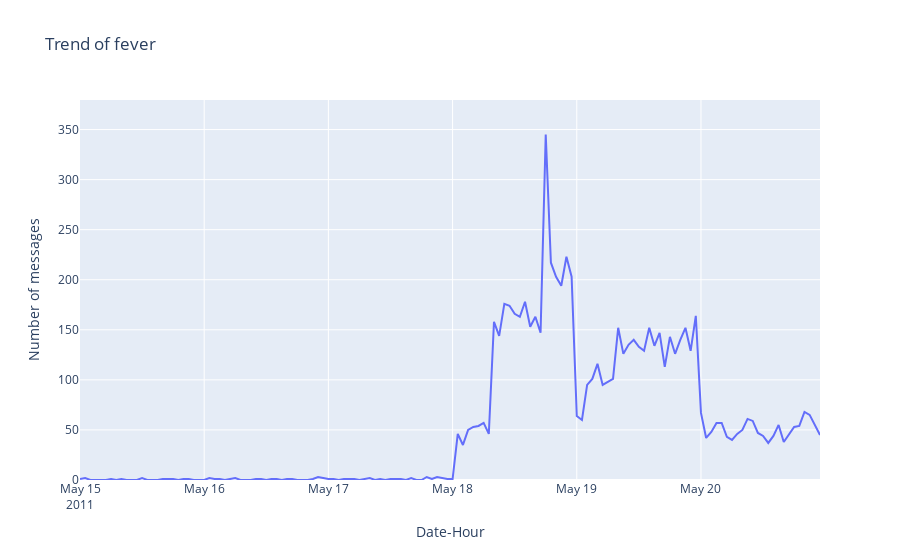

Write notebook code for a chart like this one.
### Markdown cell above
# Trends of symptom types

Heare are figures of the trends of symptom types.  To save the space, only trends of selected symptom types are illustrated.

### Code cell
for symptom in  Symptoms[:3]:  # only the first three symptoms are shown
    trend_of_symptom(symptom)

### Figure 1 — Plotly figure (JSON) as saved in the notebook; plotly's stock layout.template omitted (floating-point values rounded to 4 significant figures; data arrays with more than 128 entries replaced by an {"elided": "..."} marker saying what was removed)
{"data": [{"hovertemplate": "Date-Hour=%{x}<br>Number of messages=%{y}<extra></extra>", "legendgroup": "", "line": {"color": "#636efa", "dash": "solid"}, "marker": {"symbol": "circle"}, "mode": "lines", "name": "", "orientation": "v", "showlegend": false, "type": "scatter", "x": {"elided": "144 str values"}, "xaxis": "x", "y": {"elided": "144 int values"}, "yaxis": "y"}], "layout": {"legend": {"tracegroupgap": 0}, "title": {"text": "Trend of fever"}, "xaxis": {"anchor": "y", "domain": [0, 1], "title": {"text": "Date-Hour"}}, "yaxis": {"anchor": "x", "domain": [0, 1], "range": [0, 379.5], "title": {"text": "Number of messages"}}}}
